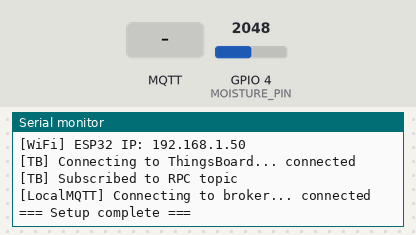
A sketch run on a simulated ESP32. Shown: the last lines printed to the serial monitor. Inputs (shaded band) come from the test bench; at power-on: GPIO 4 (MOISTURE_PIN) = 2048. WiFi joins after 1.5 s; servers stay silent unless stated; no MQTT or app messages arrive unless stated.

Above: at 3.3 s.
3.4 s: MQTT message "setPump" arrives on the first subscribed topic
At 4.6 s:
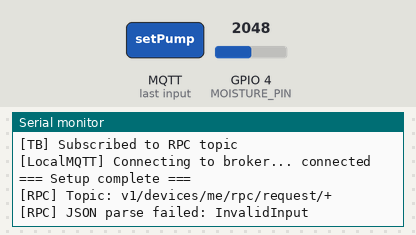
4.9 s: MQTT message "1" arrives on the first subscribed topic
8.0 s: GPIO 4 (MOISTURE_PIN) set to 3603
At 10.28 s:
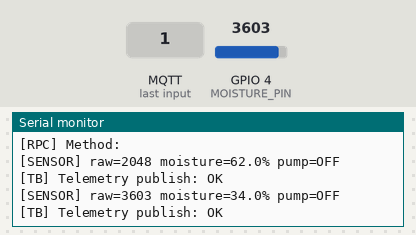

The sketch:

GreenRoofMonitorTbIntegration.ino
```cpp
#include <WiFi.h>
#include <PubSubClient.h>
#include <ArduinoJson.h>

// ─────────────────────────────────────────────
// WIFI CONFIG
// ─────────────────────────────────────────────
const char* WIFI_SSID     = "Tele2_9c6ee9";
const char* WIFI_PASSWORD = "dtmhvwwm";

// ─────────────────────────────────────────────
// THINGSBOARD CONFIG
// ─────────────────────────────────────────────
const char* TB_SERVER = "eu.thingsboard.cloud";
const int   TB_PORT   = 1883;
const char* TB_TOKEN  = "EeJJUtIBncsHLNC4wAgj";

// ─────────────────────────────────────────────
// LOCAL MQTT BROKER FOR TASMOTA
// This should be your laptop IP running Mosquitto
// ─────────────────────────────────────────────
const char* LOCAL_BROKER = "192.168.0.88";
const int   LOCAL_BROKER_PORT = 1883;

// Tasmota topic
// Must match Tasmota MQTT Topic field
const char* TASMOTA_TOPIC = "cmnd/plug1/POWER";

// ─────────────────────────────────────────────
// SENSOR CONFIG
// ─────────────────────────────────────────────
const int MOISTURE_PIN = 4;

const int MOISTURE_RAW_DRY = 5500;
const int MOISTURE_RAW_WET = 10;

// ─────────────────────────────────────────────
// TIMING
// ─────────────────────────────────────────────
const unsigned long TELEMETRY_INTERVAL_MS = 5000;

// ─────────────────────────────────────────────
// MQTT TOPICS
// ─────────────────────────────────────────────
const char* TOPIC_TELEMETRY = "v1/devices/me/telemetry";
const char* TOPIC_RPC_SUB   = "v1/devices/me/rpc/request/+";

// ─────────────────────────────────────────────
// GLOBALS
// ─────────────────────────────────────────────
WiFiClient tbWifiClient;
PubSubClient tbMqtt(tbWifiClient);

WiFiClient localWifiClient;
PubSubClient localMqtt(localWifiClient);

unsigned long lastTelemetryMs = 0;
unsigned long messageId = 0;

bool pumpState = false;

// ─────────────────────────────────────────────
// FORWARD DECLARATIONS
// ─────────────────────────────────────────────
void connectWiFi();
void reconnectThingsBoard();
void connectLocalMQTT();
void mqttCallback(char* topic, byte* payload, unsigned int length);
void sendTelemetry(const char* eventType, const char* source,
                   float moisturePct, int rawVal);
float readMoisturePercent(int* rawOut);
void controlTasmotaPlug(bool on);
String extractRequestId(const char* topic);

// ============================================================
// SETUP
// ============================================================
void setup() {
  Serial.begin(115200);
  delay(500);

  Serial.println();
  Serial.println("=== ESP32 ThingsBoard Logger + Tasmota Controller ===");

  pinMode(MOISTURE_PIN, INPUT);

  connectWiFi();

  tbMqtt.setServer(TB_SERVER, TB_PORT);
  tbMqtt.setCallback(mqttCallback);
  tbMqtt.setBufferSize(512);

  localMqtt.setServer(LOCAL_BROKER, LOCAL_BROKER_PORT);

  reconnectThingsBoard();
  connectLocalMQTT();

  Serial.println("=== Setup complete ===");
}

// ============================================================
// LOOP
// ============================================================
void loop() {
  // Add this at the top of loop()
if (WiFi.status() != WL_CONNECTED) {
    Serial.println("[WiFi] Lost connection, reconnecting...");
    connectWiFi();
}
  if (!tbMqtt.connected()) {
    reconnectThingsBoard();
  }

  if (!localMqtt.connected()) {
    connectLocalMQTT();
  }

  tbMqtt.loop();
  localMqtt.loop();

  unsigned long now = millis();

  if (now - lastTelemetryMs >= TELEMETRY_INTERVAL_MS) {
    lastTelemetryMs = now;

    int rawVal = 0;
    float moisturePct = readMoisturePercent(&rawVal);

    Serial.printf("[SENSOR] raw=%d moisture=%.1f%% pump=%s\n",
                  rawVal, moisturePct, pumpState ? "ON" : "OFF");

    sendTelemetry("sensor_reading", "esp32_logger",
                  moisturePct, rawVal);
  }
}

// ============================================================
// THINGSBOARD RPC CALLBACK
// Button should send:
// {"method":"setPump","params":{"pump":true}}
// {"method":"setPump","params":{"pump":false}}
// ============================================================
void mqttCallback(char* topic, byte* payload, unsigned int length) {
  Serial.print("[RPC] Topic: ");
  Serial.println(topic);

  StaticJsonDocument<256> doc;
  DeserializationError err = deserializeJson(doc, payload, length);

  if (err) {
    Serial.print("[RPC] JSON parse failed: ");
    Serial.println(err.c_str());
    return;
  }

  const char* method = doc["method"] | "";

  Serial.print("[RPC] Method: ");
  Serial.println(method);

  if (strcmp(method, "setPump") == 0) {
    bool pumpCmd = doc["params"]["pump"] | false;

    Serial.printf("[RPC] Pump command received: %s\n",
                  pumpCmd ? "ON" : "OFF");

    controlTasmotaPlug(pumpCmd);
    pumpState = pumpCmd;

    int rawVal = 0;
    float moisturePct = readMoisturePercent(&rawVal);

    sendTelemetry("manual_pump_control", "thingsboard_button",
                  moisturePct, rawVal);

    String requestId = extractRequestId(topic);
    String responseTopic = "v1/devices/me/rpc/response/" + requestId;

    StaticJsonDocument<128> response;
    response["status"] = "ok";
    response["pump_state"] = pumpState ? "ON" : "OFF";

    char responseBuffer[128];
    serializeJson(response, responseBuffer);

    tbMqtt.publish(responseTopic.c_str(), responseBuffer);

    Serial.println("[RPC] Response sent to ThingsBoard");
  }
}

// ============================================================
// SEND TELEMETRY TO THINGSBOARD
// ============================================================
void sendTelemetry(const char* eventType, const char* source,
                   float moisturePct, int rawVal) {
  StaticJsonDocument<512> doc;

  messageId++;

  doc["event_type"] = eventType;
  doc["source"] = source;
  doc["raw_moisture_value"] = rawVal;
  doc["moisture_percent"] = round(moisturePct * 10.0) / 10.0;
  doc["pump_state"] = pumpState ? 1 : 0;
  doc["pump_state_text"] = pumpState ? "ON" : "OFF";
  doc["message_id"] = messageId;
  doc["timestamp_ms"] = millis();
  doc["min_free_heap"] = ESP.getFreeHeap();

  char buffer[512];
  serializeJson(doc, buffer);

  bool ok = tbMqtt.publish(TOPIC_TELEMETRY, buffer);

  Serial.print("[TB] Telemetry publish: ");
  Serial.println(ok ? "OK" : "FAIL");
}

// ============================================================
// CONTROL TASMOTA PLUG
// ============================================================
void controlTasmotaPlug(bool on) {
  if (!localMqtt.connected()) {
    connectLocalMQTT();
  }

  const char* payload = on ? "ON" : "OFF";

  bool ok = localMqtt.publish(TASMOTA_TOPIC, payload, true);

  Serial.printf("[TASMOTA] Publish %s to %s → %s\n",
                payload, TASMOTA_TOPIC, ok ? "OK" : "FAIL");
}

// ============================================================
// READ SOIL MOISTURE
// ============================================================
float readMoisturePercent(int* rawOut) {
  int raw = analogRead(MOISTURE_PIN);
  *rawOut = raw;

  raw = constrain(raw, MOISTURE_RAW_WET, MOISTURE_RAW_DRY);

  float pct = map(raw, MOISTURE_RAW_DRY, MOISTURE_RAW_WET, 0, 100);
  pct = constrain(pct, 0.0f, 100.0f);

  return pct;
}

// ============================================================
// WIFI CONNECTION
// ============================================================
void connectWiFi() {
  Serial.print("[WiFi] Connecting to ");
  Serial.println(WIFI_SSID);

  WiFi.begin(WIFI_SSID, WIFI_PASSWORD);

  while (WiFi.status() != WL_CONNECTED) {
    delay(500);
    Serial.print(".");
  }

  Serial.println();
  Serial.println("[WiFi] Connected");
  Serial.print("[WiFi] ESP32 IP: ");
  Serial.println(WiFi.localIP());
}

// ============================================================
// CONNECT TO THINGSBOARD
// ============================================================
void reconnectThingsBoard() {
  while (!tbMqtt.connected()) {
    Serial.print("[TB] Connecting to ThingsBoard... ");

    if (tbMqtt.connect("ESP32_GreenRoof_Logger", TB_TOKEN, nullptr)) {
      Serial.println("connected");

      tbMqtt.subscribe(TOPIC_RPC_SUB);
      Serial.println("[TB] Subscribed to RPC topic");
    } else {
      Serial.print("failed, rc=");
      Serial.print(tbMqtt.state());
      Serial.println(" retrying in 5 seconds");
      delay(5000);
    }
  }
}

// ============================================================
// CONNECT TO LOCAL MQTT BROKER
// ============================================================
void connectLocalMQTT() {
  if (localMqtt.connected()) return;

  Serial.print("[LocalMQTT] Connecting to broker... ");

  if (localMqtt.connect("ESP32_Tasmota_Controller")) {
    Serial.println("connected");
  } else {
    Serial.print("failed, rc=");
    Serial.println(localMqtt.state());
  }
}

// ============================================================
// EXTRACT RPC REQUEST ID
// ============================================================
String extractRequestId(const char* topic) {
  String t(topic);
  int lastSlash = t.lastIndexOf('/');
  return lastSlash >= 0 ? t.substring(lastSlash + 1) : "0";
}
```

Measured:
- after the input at 3.4 s, the serial monitor: prints a new line at once (image 1)
- after the input at 8.0 s, the serial monitor: prints a new line after 2.0 s (image 2)
